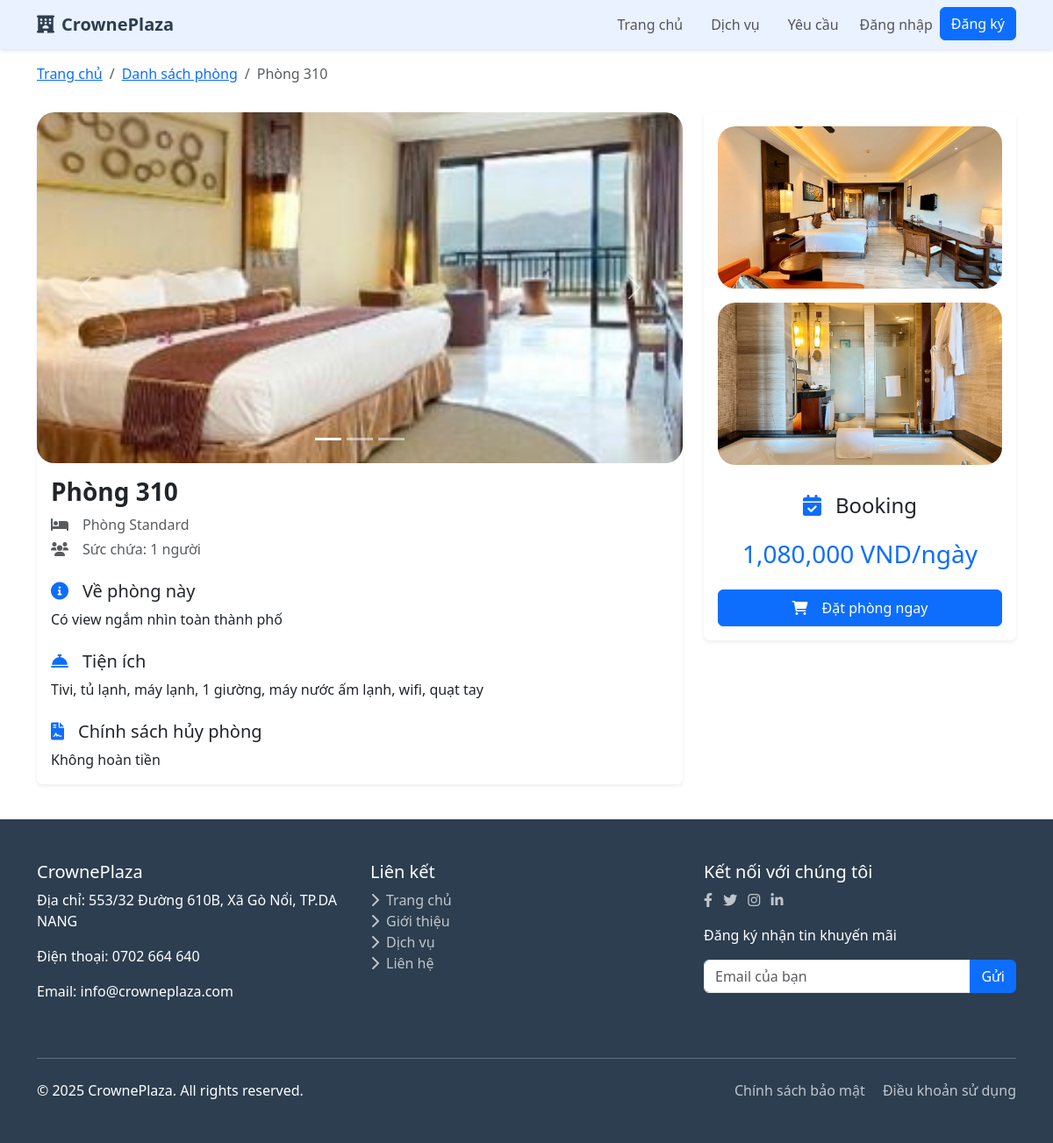
Screenshot of /rooms/1/ with the database file from the repository.
### core/models.py (models this page shows, shortened)
class Phong(models.Model):
    LOAI_PHONG_CHOICES = [
        ('standard', 'Phòng Standard'),
        ('deluxe', 'Phòng Deluxe'),
        ('suite', 'Phòng Suite'),
        ('family', 'Phòng Gia đình'),
    ]
    TRANG_THAI_CHOICES = [
        ('trong', 'Trống'),
        ('da_dat', 'Đã đặt'),
        ('dang_su_dung', 'Đang sử dụng'),
        ('bao_tri', 'Bảo trì'),
    ]
    ma_p = models.AutoField(primary_key=True)
    ten_p = models.CharField(max_length=50, unique=True)
    gia = models.FloatField(validators=[MinValueValidator(0)])
    loai_p = models.CharField(max_length=25, choices=LOAI_PHONG_CHOICES)
    chinh_sach_huy_p = models.TextField()
    mo_ta = models.TextField()
    anh_dai_dien = models.ImageField(upload_to='phong/')
    trang_thai = models.CharField(max_length=20, choices=TRANG_THAI_CHOICES, default='trong')
    suc_chua = models.PositiveIntegerField(default=2)
    tien_ich = models.TextField(blank=True)
    @property
    def guest_range(self):
        return range(1, self.suc_chua + 1)

class AnhPhong(models.Model):
    phong = models.ForeignKey(Phong, related_name='anh_phu', on_delete=models.CASCADE) # QUAN TRỌNG: related_name='anh_phu'
    anh = models.ImageField(upload_to='phong_phu/')
    mo_ta_anh = models.CharField(max_length=200, blank=True, null=True, verbose_name="Mô tả ảnh")

### core/views.py (the view, shortened to what this page needs)
# urls.py: path('rooms/<int:pk>/', RoomDetailView.as_view(), name='room_detail'),
@method_decorator(csrf_exempt, name='dispatch')
class RoomDetailView(View):
    def get(self, request, pk):
        room = get_object_or_404(Phong, pk=pk)
        additional_images = room.anh_phu.all()
        all_room_images = []
        if room.anh_dai_dien:
            all_room_images.append({'url': room.anh_dai_dien.url, 'alt': room.ten_p + " - Ảnh đại diện"})
        for img in additional_images:
            all_room_images.append({'url': img.anh.url, 'alt': img.mo_ta_anh or f"Ảnh thêm của {room.ten_p}"})
        available_services = DichVu.objects.filter(hoat_dong=True).order_by('ten_dv')
        context = {
            'room': room,
            'all_room_images': all_room_images,
            'additional_images': additional_images,
            'available_services': available_services,
            'booking_success': False,
        }
        return render(request, 'core/room_detail.html', context)

### core/context_processors.py (called while the page is built)
def user_roles_processor(request):
    is_user_true_admin = False  # Phân biệt admin thật sự (superuser hoặc loai_tk='admin')
    is_regular_staff_role = False  # Nhân viên thường, không phải admin/superuser
    if request.user.is_authenticated:
        if request.user.is_superuser or getattr(request.user, 'loai_tk', None) == 'admin':
            is_user_true_admin = True
        if getattr(request.user, 'loai_tk', None) == 'nhan_vien' and not is_user_true_admin:
            is_regular_staff_role = True
    return {
        'is_user_true_admin': is_user_true_admin,
        'is_regular_staff_role': is_regular_staff_role,
    }

### core/templatetags/currency_filters.py (called while the page is built)
@register.filter
def format_currency(value):
    try:
        value = float(value)
        return "{:,.0f}".format(value)  # e.g., 1000000 -> 1,000,000
    except (ValueError, TypeError):
        return value

### templates/core/room_detail.html (shortened to what this page needs)
{% extends 'core/base.html' %}
{% load static %}
{% load humanize %}
{% load currency_filters %}
{% block main_content %}
<nav aria-label="breadcrumb" class="container mt-3">
  <ol class="breadcrumb">
    <li class="breadcrumb-item"><a href="{% url 'home' %}">Trang chủ</a></li>
    <li class="breadcrumb-item"><a href="{% url 'room_search' %}">Danh sách phòng</a></li>
    <li class="breadcrumb-item active" aria-current="page">{{ room.ten_p }}</li>
  </ol>
</nav>
<section class="py-3">
  <div class="container">
    <div class="row">
      <div class="col-lg-8">
        <div class="card border-0 shadow-sm mb-4">
          {% if all_room_images %}
          <div id="roomImageCarousel" class="carousel slide" data-bs-ride="carousel">
            <div class="carousel-indicators">
              {% for image in all_room_images %}
              <button type="button"
                      data-bs-target="#roomImageCarousel"
                      data-bs-slide-to="{{ forloop.counter0 }}"
                      class="{% if forloop.first %}active{% endif %}"
                      aria-current="{% if forloop.first %}true{% endif %}"
                      aria-label="Slide {{ forloop.counter }}">
              </button>
              {% endfor %}
            </div>
            <div class="carousel-inner" style="border-radius:20px;">
              {% for image in all_room_images %}
              <div class="carousel-item {% if forloop.first %}active{% endif %}">
                <img src="{{ image.url }}"
                     class="d-block w-100"
                     alt="{{ image.alt }}"
                     style="height:400px; object-fit:cover;">
              </div>
              {% endfor %}
            </div>
            {% if all_room_images|length > 1 %}
            <button class="carousel-control-prev"
                    type="button"
                    data-bs-target="#roomImageCarousel"
                    data-bs-slide="prev">
              <span class="carousel-control-prev-icon" aria-hidden="true"></span>
            </button>
            <button class="carousel-control-next"
                    type="button"
                    data-bs-target="#roomImageCarousel"
                    data-bs-slide="next">
              <span class="carousel-control-next-icon" aria-hidden="true"></span>
            </button>
            {% endif %}
          </div>
          {% elif room.anh_dai_dien %}
          <img src="{{ room.anh_dai_dien.url }}"
               class="card-img-top"
               alt="{{ room.ten_p }}"
               style="height:400px; object-fit:cover; border-radius:20px;">
          {% else %}
          <img src="{% static 'images/placeholder.png' %}"
               class="card-img-top"
               alt="Không có ảnh"
               style="height:400px; object-fit:cover; border-radius:20px;">
          {% endif %}
          <div class="card-body">
            <h1 class="h3 fw-bold">{{ room.ten_p }}</h1>
            <p class="text-muted mb-1">
              <i class="fas fa-bed me-3 text-muted"></i>{{ room.get_loai_p_display }}
            </p>
            <p class="text-muted mb-3">
              <i class="fas fa-users me-3 text-muted"></i>Sức chứa: {{ room.suc_chua }} người
            </p>
            <h5 class="mt-4">
              <i class="fas fa-info-circle me-3 text-primary"></i>Về phòng này
            </h5>
            <p class="card-text">{{ room.mo_ta|linebreaksbr }}</p>
            {% if room.tien_ich %}
            <h5 class="mt-4">
              <i class="fas fa-concierge-bell me-3 text-primary"></i>Tiện ích
            </h5>
            <p class="card-text">{{ room.tien_ich|linebreaksbr }}</p>
            {% endif %}
            {% if room.chinh_sach_huy_p %}
            <h5 class="mt-4">
              <i class="fas fa-file-contract me-3 text-primary"></i>Chính sách hủy phòng
            </h5>
            <p class="card-text">{{ room.chinh_sach_huy_p|linebreaksbr }}</p>
            {% endif %}
          </div>
        </div>
      </div>
      <div class="col-lg-4">
        <div class="card border-0 shadow-sm sticky-top" style="top:20px;">
          <div class="card-body">
            <div class="row g-2 mb-4">
              {% with additional_images|slice:":2" as right_images %}
                {% for img in right_images %}
                <div class="col-12 mb-2">
                  <img src="{{ img.anh.url }}"
                       class="img-fluid"
                       alt="{{ img.mo_ta_anh|default:'Ảnh phòng' }}"
                       style="height:185px; width:100%; object-fit:cover; border-radius:20px;">
                </div>
                {% endfor %}
              {% endwith %}
            </div>
            <h4 class="text-center mb-4">
              <i class="fas fa-calendar-check me-3 text-primary"></i>Booking
            </h4>
            <h3 class="text-primary text-center mb-4">
              {{ room.gia|format_currency|intcomma }} VND/ngày
            </h3>
            <button class="btn btn-primary w-100 py-2"
                    data-bs-toggle="modal"
                    data-bs-target="#bookingModal">
              <i class="fas fa-shopping-cart me-3"></i>Đặt phòng ngay
            </button>
          </div>
        </div>
      </div>
    </div>
  </div>
</section>
{% endblock %}

### templates/core/base.html (style rules this page uses)
:root { --primary-color: #3498db; --secondary-color: #2c3e50; --light-color: #ecf0f1; --dark-color: #34495e; --success-color: #2ecc71; --danger-color: #e74c3c; --warning-color: #f39c12; }
body { font-family: 'Segoe UI', Tahoma, Geneva, Verdana, sans-serif; }

### rows the page displays
Phong: ten_p "Phòng 310", loai_p "Phòng Standard", suc_chua "1", mo_ta "Có view ngắm nhìn toàn thành phố", tien_ich "Tivi, tủ lạnh, máy lạnh, 1 giường, máy nước ấm lạnh, wifi, quạt tay", chinh_sach_huy_p "Không hoàn tiền", gia "1,080,000"
AnhPhong: anh (picture)
AnhPhong: anh (picture)
